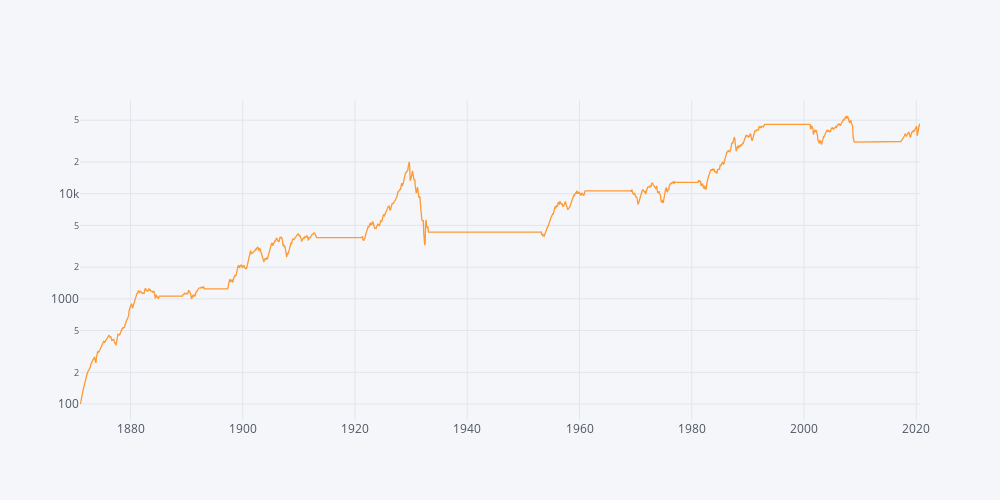

Notebook code for this chart:
### Code cell
from dateutil.relativedelta import *
pd.set_option("display.max_rows", None)

charts_rep['returns']  = charts_rep['TR'].pct_change().dropna()
# charts.index = charts.index.strftime('%Y-%m')

data_list = []

for i in range(0, len(data['Start Date'])):
    data_list.append(pd.to_datetime(data['Start Date'].iloc[i].strftime('%Y-%m')) + relativedelta(months=+1))

for i in range(0, len(data['Start Date'])):
    data_list[i] = data_list[i].strftime('%Y-%m')
    
for date in data_list:
    charts_rep['returns'].loc[date] = 0
    

pl.compute_time_series(charts_rep['returns']).iplot(dimensions=(1000, 500), logy=True)

### Figure 1 — Plotly figure (JSON) as saved in the notebook; plotly's stock layout.template omitted (floating-point values rounded to 4 significant figures; data arrays with more than 128 entries replaced by an {"elided": "..."} marker saying what was removed)
{"data": [{"line": {"color": "rgba(255, 153, 51, 1.0)", "dash": "solid", "shape": "linear", "width": 1.3}, "mode": "lines", "name": "returns", "text": "", "type": "scatter", "x": {"elided": "1031 str values"}, "y": {"elided": "1031 mixed values"}}], "layout": {"height": 500, "legend": {"bgcolor": "#F5F6F9", "font": {"color": "#4D5663"}}, "paper_bgcolor": "#F5F6F9", "plot_bgcolor": "#F5F6F9", "title": {"font": {"color": "#4D5663"}}, "width": 1000, "xaxis": {"autorange": true, "gridcolor": "#E1E5ED", "range": ["1871-01-01", "2020-09-01"], "showgrid": true, "tickfont": {"color": "#4D5663"}, "title": {"font": {"color": "#4D5663"}, "text": ""}, "type": "date", "zerolinecolor": "#E1E5ED"}, "yaxis": {"autorange": true, "gridcolor": "#E1E5ED", "range": [1.848, 4.892], "showgrid": true, "tickfont": {"color": "#4D5663"}, "title": {"font": {"color": "#4D5663"}, "text": ""}, "type": "log", "zerolinecolor": "#E1E5ED"}}}
